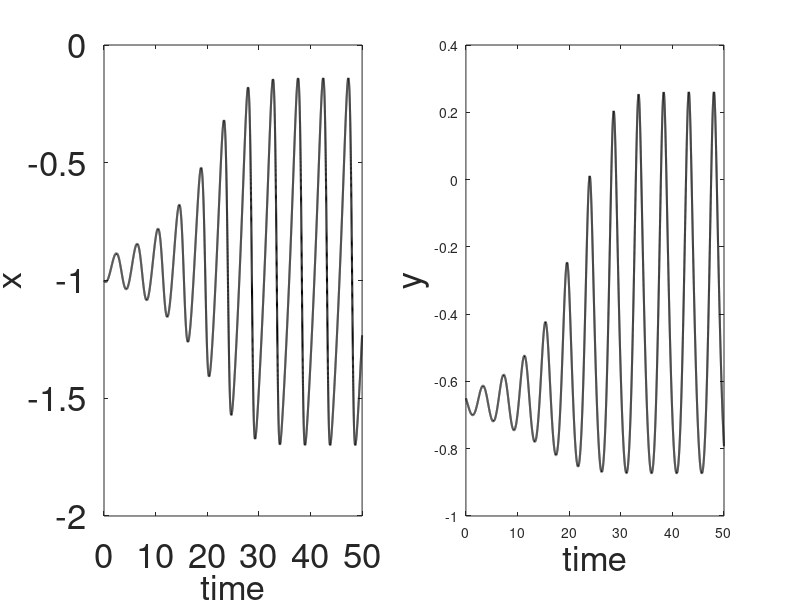
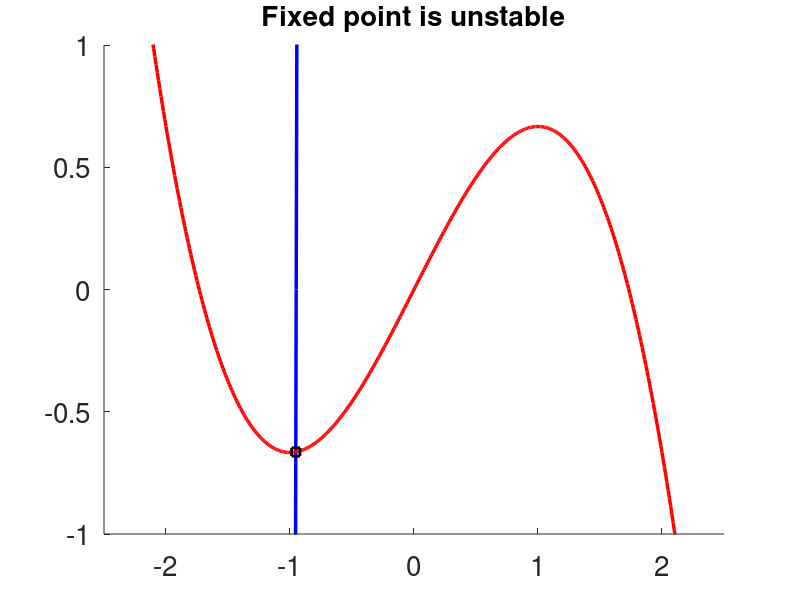

Here is the MATLAB script that generated these plots, in order:
close all;

% simple FitzHugh-Naguma Model - nullcline analysis
a=0.97;
eps=0.02;

xlimit=2.5;
ylimit=1;
x=-xlimit:0.1:xlimit;
y=x-x.^3/3;
yy=-ylimit:0.1:ylimit;
xx=-a*ones(1,length(yy));

lambda(1)= (1-a^2 + sqrt( (1-a^2)^2-4*eps) )/(2*eps);
lambda(2)= (1-a^2 - sqrt( (1-a^2)^2-4*eps) )/(2*eps);

dt=0.002;
t0=0;
tf=50;
t=t0:dt:tf;
N=length(t);

xt=zeros(1,N);
yt=zeros(1,N);
xt(1)=-1;
yt(1)=-.65;

% for i=1:N-1
%    xt(i+1)=xt(i)+(xt(i)-xt(i)^3/3-yt(i))*dt/eps;
%    yt(i+1)=yt(i)+(xt(i)+a)*dt;
% end
% 
% figure(1)
% subplot(1,2,1)
% set(gca,'FontSize',25);
% plot(t,xt,'k','LineWidth',1.5)
% xlabel('time','FontSize',25)
% ylabel('x','FontSize',25)
% subplot(1,2,2)
% set(gca,'FontSize',25);
% plot(t,yt,'k','LineWidth',1.5)
% xlabel('time','FontSize',25)
% ylabel('y','FontSize',25)
% 
% figure(2)
% hold on
% axis([-xlimit xlimit -ylimit ylimit])
% set(gca,'FontSize',25);
% plot(x,y, 'r', 'LineWidth', 2.5)
% plot(xx,yy, 'b', 'LineWidth', 2.5)
% xlabel('x','FontSize',20)
% ylabel('y','FontSize',20)
% if lambda < 0
% plot(-a, -a+a^3/3, 'ok', 'LineWidth',4)
% title('Fixed point is stable', 'FontSize',20)
% else
%     plot(-a, -a+a^3/3, 'ks', 'LineWidth',3)
%     title('Fixed point is unstable', 'FontSize',20)
% end
% hold off

% extended FitzHugh-Nagumo Model

a1=0.95;
eps1=0.4;
gamma=0.005;

x_limit=2.5;
y_limit=1;
xE=-x_limit:0.01:x_limit;
yE=(xE+a1)./gamma;
yE2=(xE-xE.^3/3);

xT=zeros(1,N);
yT=xT;
xT(1)=-1;
yT(1)=-0.65;

for i=1:N-1
   xT(i+1)=xT(i)+(xT(i)-xT(i)^3/3-yT(i))*dt/eps1; 
   yT(i+1)=yT(i)+(xT(i)-gamma*yT(i)+a1)*dt;
end

figure(3)
subplot(1,2,1)
plot(t,xT,'k','LineWidth',1.5)
set(gca,'FontSize',25);
xlabel('time','FontSize',25)
ylabel('x','FontSize',25)
subplot(1,2,2)
set(gca,'FontSize',25);
plot(t,yT,'k','LineWidth',1.5)
xlabel('time','FontSize',25)
ylabel('y','FontSize',25)

% intersection of nullclines
b0=-2;
b = fsolve(@(b)(-a1/gamma+ (1-1/gamma)*b - b^3/3 ), b0);
c = (b+a1)/gamma;

lambda1(1)= ((1-b^2-gamma*eps1) + sqrt((1-b^2-gamma*eps1)^2 - 4*(gamma*eps1*b^2 + eps1 - gamma*eps1)  ) )/2;
lambda1(2)= ((1-b^2-gamma*eps1) - sqrt((1-b^2-gamma*eps1)^2 - 4*(gamma*eps1*b^2 + eps1 - gamma*eps1)  )) /2;

figure(4)
hold on
plot(xE,yE,'b', 'LineWidth', 2.5)
set(gca,'FontSize',20);
plot(xE,yE2, 'r', 'LineWidth', 2.5)
if lambda1 <0 
    plot(b,c, 'ok', 'LineWidth',4)
    title('Fixed point is stable', 'FontSize',20)
else
    plot(b,c, 'sk', 'LineWidth',2)
    title('Fixed point is unstable', 'FontSize',20)
end
    
    axis([-x_limit x_limit -y_limit y_limit])
hold off